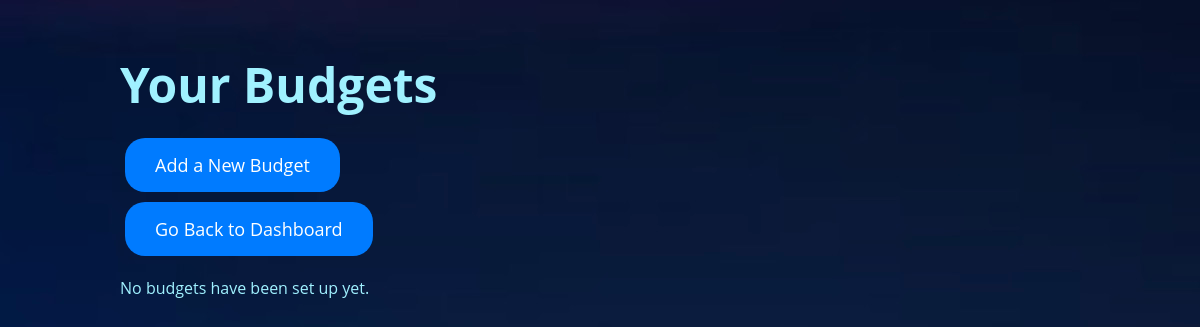
Before: /budgets (signed in) with the older database file.
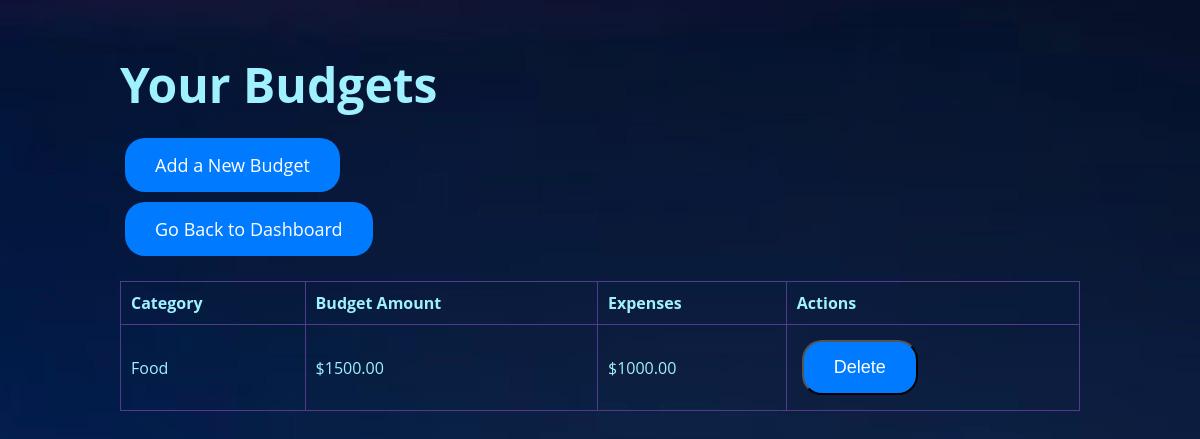
After: the same page with the newer database file.
### models.py (models this page shows)
class Category(db.Model):
    id = db.Column(db.Integer, primary_key=True)
    name = db.Column(db.String(50), nullable=False)
    user_id = db.Column(db.Integer, db.ForeignKey('user.id'), nullable=False)
    user = db.relationship('User', backref=db.backref('categories', lazy=True))

class Budget(db.Model):
    id = db.Column(db.Integer, primary_key=True)
    amount = db.Column(db.Float, nullable=False)
    category_id = db.Column(db.Integer, db.ForeignKey('category.id'), nullable=False)
    user_id = db.Column(db.Integer, db.ForeignKey('user.id'), nullable=False)
    timeframe = db.Column(db.String(50), nullable=False)  # e.g., 'Monthly', 'Annually'
    category = db.relationship('Category', backref=db.backref('budgets', lazy=True))
    user = db.relationship('User', backref=db.backref('budgets', lazy=True))

### app.py (the view)
@app.route('/budgets')
@login_required
def budgets():
    form = DeleteForm()
    budgets_with_expenses = []
    user_budgets = Budget.query.filter_by(user_id=current_user.id).all()
    for budget in user_budgets:
        total_expenses = db.session.query(func.sum(Transaction.amount)).filter(
            Transaction.user_id == current_user.id,
            Transaction.category_id == budget.category_id,
            Transaction.type == 'Expense'
        ).scalar() or 0  # Fallback to 0 if no expenses found
        budgets_with_expenses.append({'budget': budget, 'expenses': total_expenses})
    return render_template('budget.html', budgets=budgets_with_expenses, form=form)

### app.py (called while the page is built)
@login_manager.user_loader
def load_user(user_id):
    return User.query.get(int(user_id))

### templates/budget.html (shortened to what this page needs)
{% extends "layout.html" %}
{% block content %}
<div class="container">
    <h1>Your Budgets</h1>
    <a href="{{ url_for('add_budget') }}" class="btn">Add a New Budget</a>
    <div class="go-back">
        <a href="{{ url_for('home') }}" class="btn">Go Back to Dashboard</a>
    </div>
    {% if budgets %}
        <table class="table">
            <thead>
                <tr>
                    <th>Category</th>
                    <th>Budget Amount</th>
                    <th>Expenses</th>
                    <th>Actions</th>
                </tr>
            </thead>
            <tbody>
                {% for item in budgets %}
                <tr>
                    <td>{{ item.budget.category.name }}</td>
                    <td>${{ "%.2f"|format(item.budget.amount) }}</td>
                    <td>${{ "%.2f"|format(item.expenses) }}</td>
                    <td>
                        <form action="{{ url_for('delete_budget', budget_id=item.budget.id) }}" method="POST" onsubmit="return confirm('Are you sure you want to delete this budget?');">
                            <button type="submit" class="btn">Delete</button>
                        </form>
                    </td>
                </tr>
                {% endfor %}
            </tbody>
        </table>
    {% else %}
        <p>No budgets have been set up yet.</p>
    {% endif %}
</div>
{% endblock %}

Changed rows visible on the page:
now on this page (row unchanged): Category: budget.category.name "Food"
added Budget: budget.amount "1500.00"
Other visible differences:
text no longer shown: "No budgets have been set up yet."
text now shown: "Category Budget Amount Expenses Actions"
new list line: "$ $ 1000.00 Delete"
